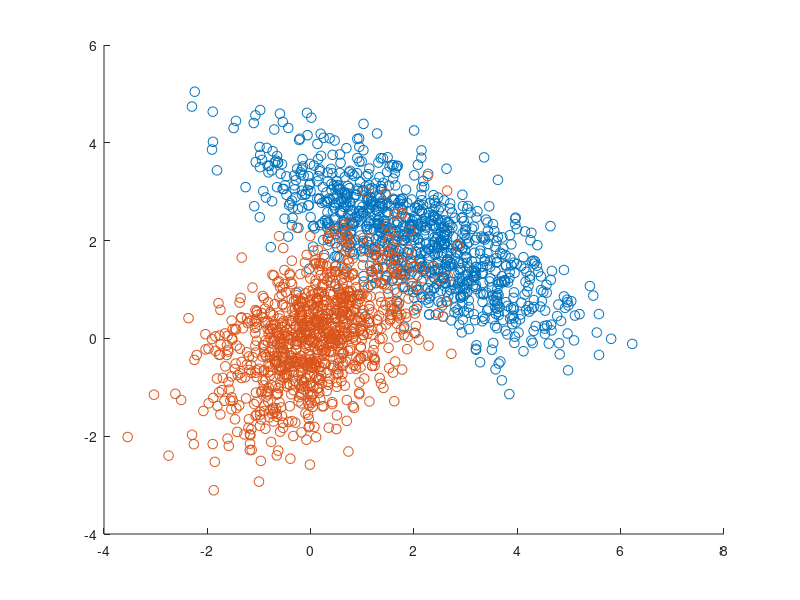

Write the MATLAB code that produced this figure. (Note: this script raises an error after producing the figure.)
clc
N = 1000;
K = 2;
Sigma1 = [2 -1;-1 1];
mu1 = [2 2];
remu1=repmat(mu1,N,1);
[n1,d1]=size(remu1);
[E1,Lambda1]=eig(Sigma1);
U1 = sqrt(Lambda1)*E1';
X1 = randn(n1,d1)*U1 + remu1;
scatter(X1(:,1),X1(:,2),50,"bo");
hold on
Sigma2 = [1,0.5;0.5 1];
mu2 = [0 0];
remu2=repmat(mu2,N,1);
[n2,d2]=size(remu2);
[E2,Lambda2]=eig(Sigma2);
U2 = sqrt(Lambda2)*E2';
X2 = randn(n2,d2)*U2 + remu2;
scatter(X2(:,1),X2(:,2),50,"ro");

%QDA decision boundary
emu1 = sum(X1)/ N;
emu2 = sum(X2)/ N;
esum1 = [0 0;0 0]; 
for k=1:length(X1)
   esum1 = esum1+(X1(k,:)-emu1)'*(X1(k,:)-emu1);
end
esum2 = [0 0;0 0];
for k=1:length(X2)
   esum2 = esum2+(X2(k,:)-emu2)'*(X2(k,:)-emu2);
end
esigma1 = esum1/(N-1);
esigma2 = esum2/(N-1);
delta = @(x1,x2) -1/2*log(det(esigma1))-1/2*([x1 x2] - emu1)*inv(esigma1)*([x1 x2]-emu1)'+1/2*log(det(esigma2))+1/2*([x1 x2] - emu2)*inv(esigma2)*([x1 x2]-emu2)';
fimplicit(delta,"g");


% Theoretical Bayes decision boundary
G = @(a,b)(2*pi)^(-1)*abs(det(Sigma1))^(-1/2)*exp((-1/2)*([a b]-mu1)*inv(Sigma1)*([a b]-mu1)') - (2*pi)^(-1)*abs(det(Sigma2))^(-1/2)*exp((-1/2)*([a b]-mu2)*inv(Sigma2)*([a b]-mu2)');
fimplicit(G,"k-");

% Empirical Bayes decision boundary
emu1 = sum(X1)/ N;
emu2 = sum(X2)/ N;
esum1 = [0 0;0 0]; 
for k=1:length(X1)
   esum1 = esum1+(X1(k,:)-emu1)'*(X1(k,:)-emu1);
end
esum2 = [0 0;0 0];
for k=1:length(X2)
   esum2 = esum2+(X2(k,:)-emu2)'*(X2(k,:)-emu2);
end
esigma1 = esum1/(N-1);
esigma2 = esum2/(N-1);
G = @(a,b)(2*pi)^(-1)*abs(det(esigma1))^(-1/2)*exp((-1/2)*([a b]-emu1)*inv(esigma1)*([a b]-emu1)') - (2*pi)^(-1)*abs(det(esigma2))^(-1/2)*exp((-1/2)*([a b]-emu2)*inv(esigma2)*([a b]-emu2)');
fimplicit(G,"k--");

legend("sample1","sample2","QDA","Bayes(theoretical)","Bayes(estimated)",'Location','northwest')
xlabel('x1','FontSize',12);
ylabel('x2','FontSize',12);
hold off